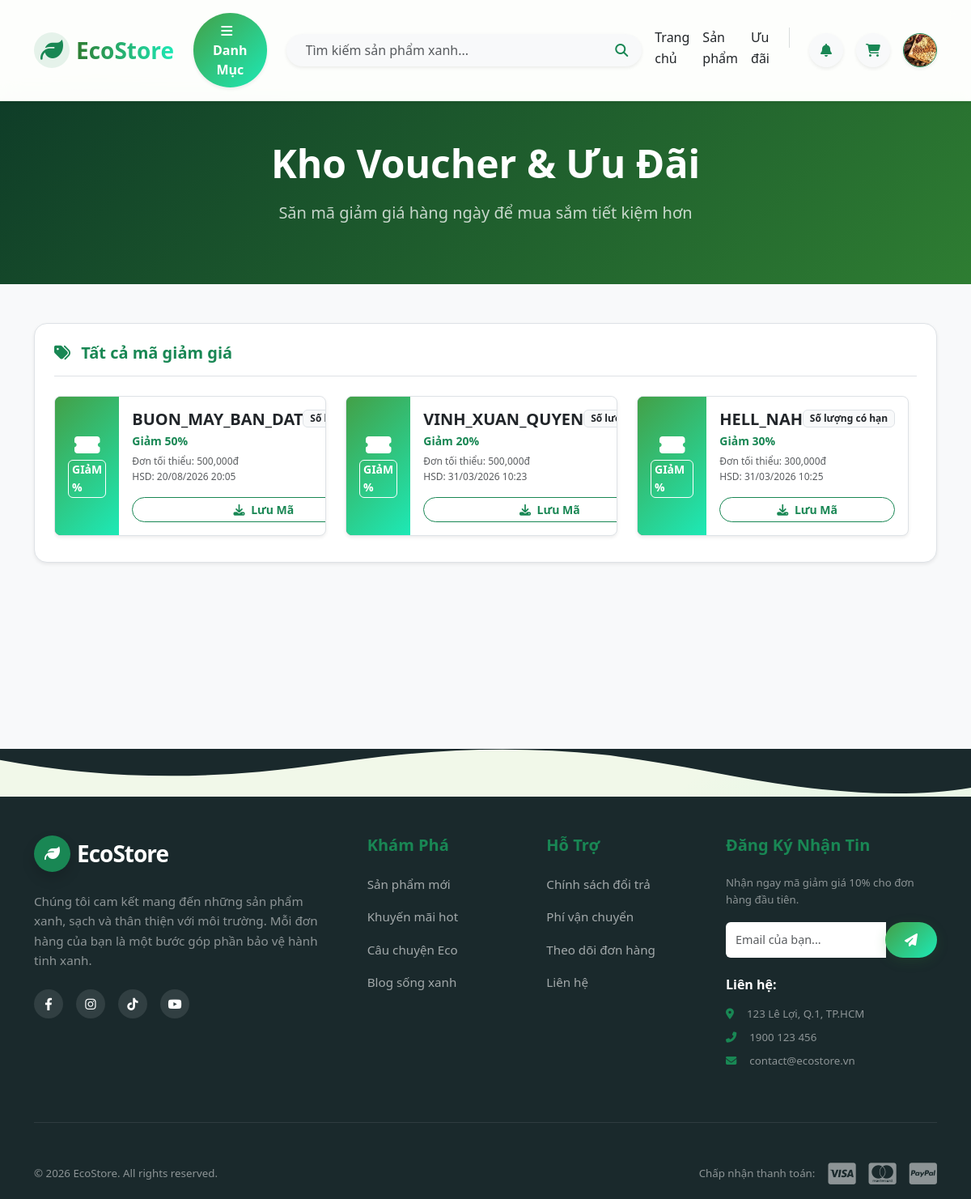
The page /public/offer (signed in) on the database its author committed.
### tables this page shows
CREATE TABLE `coupons` (
  `id` bigint UNSIGNED NOT NULL,
  `code` varchar(100) DEFAULT NULL,
  `type` varchar(50) DEFAULT NULL,
  `value` bigint DEFAULT NULL,
  `min_order_cents` bigint DEFAULT NULL,
  `usage_limit` int DEFAULT NULL,
  `used_count` int DEFAULT '0',
  `starts_at` datetime DEFAULT NULL,
  `ends_at` datetime DEFAULT NULL,
  `applies_to_category_ids` json DEFAULT NULL,
  `created_at` timestamp NULL DEFAULT CURRENT_TIMESTAMP
);

### app/Controllers/Client/OfferController.php (called while the page is built, shortened)
<?php
class OfferController extends Controller {
    public function index() {
        $couponModel = $this->model('Coupon');
        $activeCoupons = $couponModel->getActiveCoupons();
        $savedCouponIds = [];
        if (isset($_SESSION['user_logged_in'])) {
            $userCouponModel = $this->model('UserCoupon');
            $savedCouponIds = $userCouponModel->getSavedCouponIds($_SESSION['user_id']);
        }
        $vouchers = [];
        foreach ($activeCoupons as $c) {
            $isSaved = in_array($c['id'], $savedCouponIds);
            $desc = $c['type'] == 'percent' ? "Giảm {$c['value']}%" : "Giảm " . number_format($c['value']) . "đ";
            $vouchers[] = [
                'id' => $c['id'],
                'code' => $c['code'],
                'type' => $c['type'],
                'desc' => $desc,
                'min' => $c['min_order_cents'],
                'expiry' => date('d/m/Y H:i', strtotime($c['ends_at'])),
                'is_saved' => $isSaved
            ];
        }
        $this->view('client/offers/index', ['vouchers' => $vouchers]);
    }
}

### app/Core/App.php (called while the page is built, shortened)
<?php
class App {
    protected $controller = 'HomeController';
    protected $method = 'index';
    public function __construct() {
        $url = $this->parseUrl();
        if (isset($url[0]) && strtolower($url[0]) == 'admin') {
            array_shift($url);
            $folder = 'Admin';
            $this->controller = 'DashboardController';
            if (isset($url[0])) {
                $controllerName = $this->convertToPascalCase($url[0]) . 'Controller';
                if (file_exists('../app/Controllers/Admin/' . $controllerName . '.php')) {
                    $this->controller = $controllerName;
                    array_shift($url);
                }
            }
        } else {
            $folder = 'Client';
            if (isset($url[0])) {
                $controllerName = $this->convertToPascalCase($url[0]) . 'Controller';
                if (file_exists('../app/Controllers/Client/' . $controllerName . '.php')) {
                    $this->controller = $controllerName;
                    array_shift($url);
                }
            }
        }
        $file = '../app/Controllers/' . $folder . '/' . $this->controller . '.php';
        if (file_exists($file)) {
            $this->controller = new $class;
        } else {
            die("Lỗi 404: Controller '{$this->controller}' không tồn tại.");
        }
        $this->params = $url ? array_values($url) : [];
        call_user_func_array([$this->controller, $this->method], $this->params);
    }
    public function parseUrl() {
        if (isset($_GET['url'])) {
            return explode('/', filter_var(rtrim($_GET['url'], '/'), FILTER_SANITIZE_URL));
        }
        return [];
    }
    private function convertToPascalCase($string) {
        return str_replace(' ', '', ucwords(str_replace('-', ' ', $string)));
    }
}

### public/index.php (called while the page is built, shortened)
<?php
$app = new App();

### config/database.php (called while the page is built)
<?php
return [
    'host' => $_ENV['DB_HOST'] ?? 'localhost',
    'dbname' => $_ENV['DB_DATABASE'] ?? 'ecostore',
    'user' => $_ENV['DB_USERNAME'] ?? 'root',
    'pass' => $_ENV['DB_PASSWORD'] ?? '',
    'charset' => 'utf8mb4'
];

### app/Core/Database.php (called while the page is built, shortened)
<?php
class Database {
    private static $instance = null;
    private $connection;
    private function __construct() {
        $config = require __DIR__ . '/../../config/database.php';
        $dsn = "mysql:host={$config['host']};dbname={$config['dbname']};charset={$config['charset']}";
        try {
            $this->connection = new PDO($dsn, $config['user'], $config['pass']);
            $this->connection->setAttribute(PDO::ATTR_ERRMODE, PDO::ERRMODE_EXCEPTION);
            $this->connection->setAttribute(PDO::ATTR_DEFAULT_FETCH_MODE, PDO::FETCH_ASSOC);
        } catch (PDOException $e) {
            die("DB Connection Error: " . $e->getMessage());
        }
    }
    public static function getInstance() {
        if (!self::$instance) {
            self::$instance = new Database();
        }
        return self::$instance;
    }
    public function query($sql, $params = []) {
        try {
            $stmt = $this->connection->prepare($sql);
            $stmt->execute($params);
            return $stmt;
        } catch (PDOException $e) {
            die("Lỗi truy vấn SQL: " . $e->getMessage());
        }
    }
    public function fetchAll($sql, $params = []) {
        return $this->query($sql, $params)->fetchAll();
    }
}

### app/Core/Model.php (called while the page is built, shortened)
<?php
abstract class Model {
    public function __construct() {
        $this->db = Database::getInstance();
    }
}

### app/Models/Coupon.php (called while the page is built, shortened)
<?php
class Coupon extends Model {
    protected $table = 'coupons';
    public function getActiveCoupons() {
        $sql = "SELECT * FROM {$this->table} WHERE starts_at <= NOW() AND ends_at >= NOW()";
        return $this->db->fetchAll($sql);
    }
}

### app/Models/UserCoupon.php (called while the page is built, shortened)
<?php
class UserCoupon extends Model {
    protected $table = 'user_coupons';
    public function getSavedCouponIds($userId) {
        $sql = "SELECT coupon_id FROM {$this->table} WHERE user_id = ?";
        $result = $this->db->fetchAll($sql, [$userId]);
        return array_column($result, 'coupon_id');
    }
}

### app/Views/client/offers/index.php (the view, shortened to what this page needs)
<?php require_once '../app/Views/layouts/client/header.php'; ?>
<div class="bg-light min-vh-100 pb-5">
    <div class="bg-success py-5 mb-5 text-center text-white position-relative overflow-hidden"
         style="background-image: linear-gradient(135deg, #0f3d28 0%, #2e7d32 100%)">
        <div class="container position-relative z-1">
            <h1 class="fw-bold display-5 mb-3">Kho Voucher & Ưu Đãi</h1>
            <p class="lead opacity-75 mb-4">Săn mã giảm giá hàng ngày để mua sắm tiết kiệm hơn</p>
        </div>
    </div>
    <div class="container">
        <div class="bg-white p-4 rounded-4 shadow-sm border">
            <h5 class="fw-bold text-success mb-4 border-bottom pb-3">
                <i class="fas fa-tags me-2"></i> Tất cả mã giảm giá
            </h5>
            <div class="voucher-scroll-container">
                <div class="row g-4 mb-2">
                    <?php if (!empty($vouchers)): ?>
                        <?php foreach ($vouchers as $v): ?>
                        <div class="col-md-6 col-lg-4">
                            <div class="voucher-ticket d-flex h-100 border rounded-3 overflow-hidden bg-white shadow-sm position-relative">
                                <div class="voucher-left bg-success text-white p-3 d-flex flex-column align-items-center justify-content-center" style="width: 100px; background: linear-gradient(135deg, #43a047 0%, #1de9b6 100%);">
                                    <i class="fas fa-ticket-alt fs-3 mb-1"></i>
                                    <span class="small fw-bold border border-white px-1 rounded"><?= strtoupper($v['type'] == 'percent' ? 'Giảm %' : 'Giảm Tiền') ?></span>
                                </div>
                                <div class="p-3 flex-grow-1 d-flex flex-column">
                                    <div class="d-flex justify-content-between align-items-start mb-1">
                                        <h5 class="fw-bold text-dark mb-0"><?= $v['code'] ?></h5>
                                        <span class="badge bg-light text-dark border">Số lượng có hạn</span>
                                    </div>
                                    <p class="fw-bold text-success mb-1 small"><?= $v['desc'] ?></p>
                                    <p class="text-muted small mb-3 flex-grow-1" style="font-size: 0.75rem;">
                                        Đơn tối thiểu: <?= number_format($v['min']) ?>đ <br> HSD: <?= $v['expiry'] ?>
                                    </p>
                                    <?php if ($v['is_saved']): ?>
                                        <button class="btn btn-secondary btn-sm rounded-pill w-100 fw-bold" disabled>
                                            <i class="fas fa-check-circle me-1"></i> Đã Lưu
                                        </button>
                                    <?php else: ?>
                                        <button class="btn btn-outline-success btn-sm rounded-pill w-100 fw-bold btn-save-coupon" data-id="<?= $v['id'] ?>">
                                            <i class="fas fa-download me-1"></i> Lưu Mã
                                        </button>
                                    <?php endif; ?>
                                </div>
                            </div>
                        </div>
                        <?php endforeach; ?>
                    <?php endif; ?>
                </div>
            </div>
            </div>
    </div>
</div>
<?php require_once '../app/Views/layouts/client/footer.php'; ?>

### public/assets/css/global.css (style rules this page uses)
:root { --eco-primary: #2e7d32; --eco-light: #4caf50; --eco-dark: #1b5e20; --gradient-main: linear-gradient(135deg, #43a047 0%, #1de9b6 100%); --gradient-hover: linear-gradient(135deg, #2e7d32 0%, #00bfa5 100%); --gradient-text: linear-gradient(to right, #2e7d32, #1de9b6); --bg-body: #f1f8e9; --glass-bg: rgba(255, 255, 255, 0.7); --glass-border: rgba(255, 255, 255, 0.5); --glass-shadow: 0 8px 32px 0 rgba(31, 38, 135, 0.1); --font-main: 'Segoe UI', Tahoma, Geneva, Verdana, sans-serif; --radius-card: 16px; --radius-btn: 50px; }
body { font-family: var(--font-main); background-color: var(--bg-body); background-image: radial-gradient(circle at 10% 20%, rgba(46, 125, 50, 0.05) 0%, transparent 20%), radial-gradient(circle at 90% 80%, rgba(29, 233, 182, 0.1) 0%, transparent 20%); color: #333; line-height: 1.6; }

### public/assets/css/home.css (style rules this page uses)
:root { --eco-primary: #198754; --eco-dark: #0f5132; --eco-light: #e8f5e9; --eco-gradient: linear-gradient(135deg, #11998e 0%, #38ef7d 100%); }

### app/Views/client/offers/index.php (style rules this page uses)
.voucher-scroll-container { max-height: 520px; overflow-y: auto; overflow-x: hidden; padding-right: 10px; }

### rows shown on the page
coupons: type "GIảM %", code "BUON_MAY_BAN_DAT", desc "Giảm 50%", min_order_cents "500,000", expiry "20/08/2026 20:05"
coupons: type "GIảM %", code "VINH_XUAN_QUYEN", desc "Giảm 20%", min_order_cents "500,000", expiry "31/03/2026 10:23"
coupons: type "GIảM %", code "HELL_NAH", desc "Giảm 30%", min_order_cents "300,000", expiry "31/03/2026 10:25"
